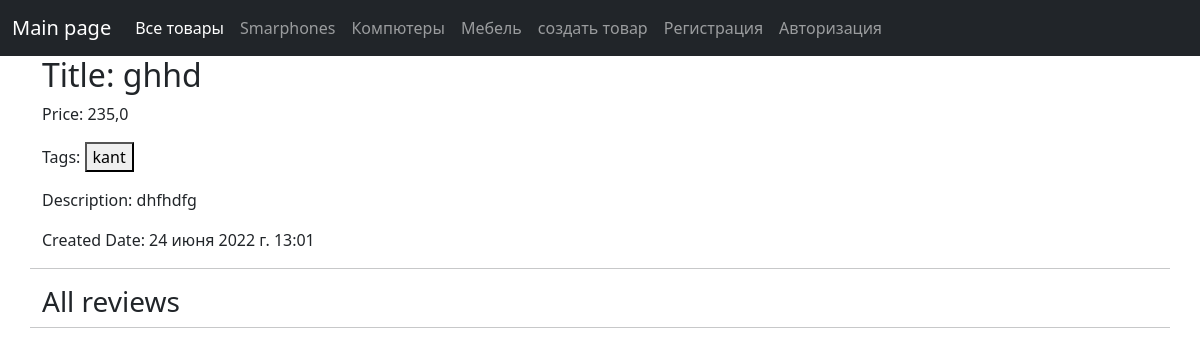
The app's page /products/5/ with its own data.
### main/models.py (models this page shows, shortened)
class Category(models.Model):
    class Meta:
        verbose_name = 'категория'
        verbose_name_plural = 'категории'
    name = models.CharField(max_length=100, verbose_name='Названия')

class Product(models.Model):
    class Meta:
        verbose_name = 'товар'
        verbose_name_plural = 'товары'
    category = models.ForeignKey(Category, on_delete=models.CASCADE,
                                 null=True, verbose_name='Категории')
    tags = models.ManyToManyField(Tag, blank=True, verbose_name='Тэги')
    name = models.CharField(max_length=1000, unique=True, verbose_name='Названия')
    description = models.TextField(blank=True, verbose_name='Названия')
    price = models.FloatField(verbose_name='Цена (в долларах)')
    is_active = models.BooleanField(default=True, verbose_name='Активен')
    created_at = models.DateTimeField(auto_now_add=True, verbose_name='Дата создания')
    updated_at = models.DateTimeField(auto_now=True, verbose_name='Дата изменение')
    image = models.ImageField(upload_to='products', null=True, verbose_name='Картинка')

class Tag(models.Model):
    class Meta:
        verbose_name = 'тэг'
        verbose_name_plural = 'тэги'
    name = models.CharField(max_length=100, verbose_name='Названия')

### main/views.py (the view)
# urls.py: path('products/<int:pk>/', views.ProductDetailView.as_view()),
class ProductDetailView(ContextData, DetailView):
    model = Product
    template_name = 'detail.html'
    context_object_name = 'product_detail'
    def get_context_data(self, **kwargs):
        context = super().get_context_data()
        context['reviews'] = Review.objects.filter(product=self.object)
        return context

### main/views.py (called while the page is built)
    def get_context_data(self, *, object_list=None, **kwargs):
        context = super().get_context_data()
        context['category_list'] = Category.objects.all()
        return context

### templates/detail.html (shortened to what this page needs)
{% extends 'layout.html' %}
{% block content %}
<h2>Title: {{product_detail.name }}</h2>
<p>Price: {{product_detail.price }}</p>
<p>Tags: {%  for tag in product_detail.tags.all %} <button>{{ tag.name }}</button>{% endfor %}</p>
<p>Description: {{product_detail.description }}</p>
<p>Created Date: {{product_detail.created_at }}</p>
<hr/>
<h3>All reviews</h3>
<hr>
{% endblock %}

### templates/layout.html (shortened to what this page needs)
{% load static %}
<!DOCTYPE html>
<html lang="en">
<head>
    <link rel="stylesheet" href="https://cdn.jsdelivr.net/npm/bootstrap@5.2.0-beta1/dist/css/bootstrap.min.css">
    <link rel="stylesheet" href="{% static 'css/style.css' %}">
</head>
<body>
<nav class="navbar navbar-expand-lg bg-dark navbar-dark ">
    <div class="container-fluid">
        <a class="navbar-brand" href="/">Main page</a>
        <div class="collapse navbar-collapse" id="navbarNav">
            <ul class="navbar-nav">
                <li class="nav-item">
                    <a class="nav-link active" aria-current="page" href="/products/">Все товары </a>
                </li>
                {% for category in category_list %}
                <li class="nav-item">
                    <a class="nav-link" href="/category/{{ category.id }}/products/">{{ category.name }}</a>
                </li>
                {% endfor %}
                <li class="nav-item">
                    <a class="nav-link" href="/add_product/">создать товар</a>
                </li>
                <li class="nav-item">
                    <a class="nav-link" href="/register/">Рeгистрация</a>
                </li>
                {% if user.is_anonymous %}
                <li class="nav-item">
                    <a class="nav-link" href="/login/">Авторизация</a>
                </li>
                {% else %}
                <li class="nav-item">
                    <a class="nav-link" href="/logout/">Выйти ({{ user.username }})</a>
                </li>
                {% endif %}
            </ul>
        </div>
    </div>
</nav>
<div class="container">
    <div class="row">
        {% block content %}
        {% endblock %}
    </div>
</div>
</body>
</html>

### records on screen
Category: name "Smarphones"
Category: name "Компютеры"
Category: name "Мебель"
Product: name "ghhd", price "235,0", description "dhfhdfg", created_at "24 июня 2022 г. 13:01"
Tag: name "kant"
